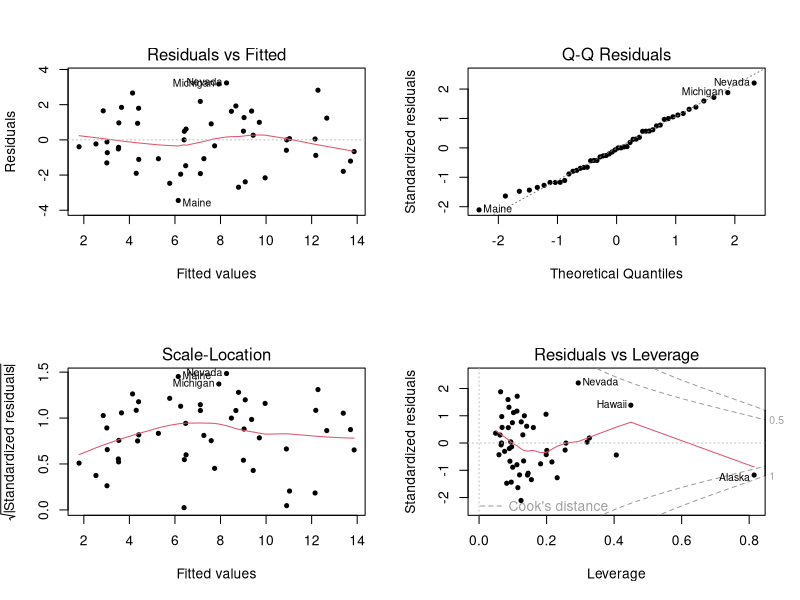
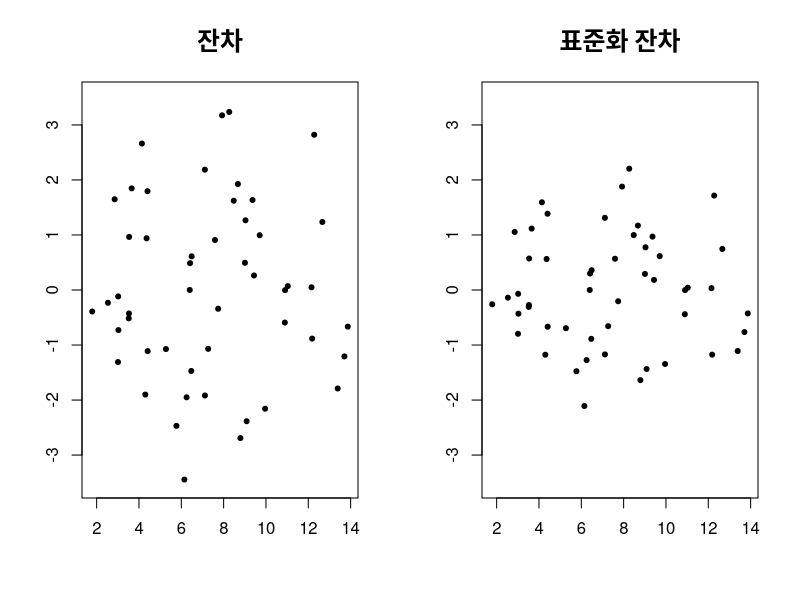
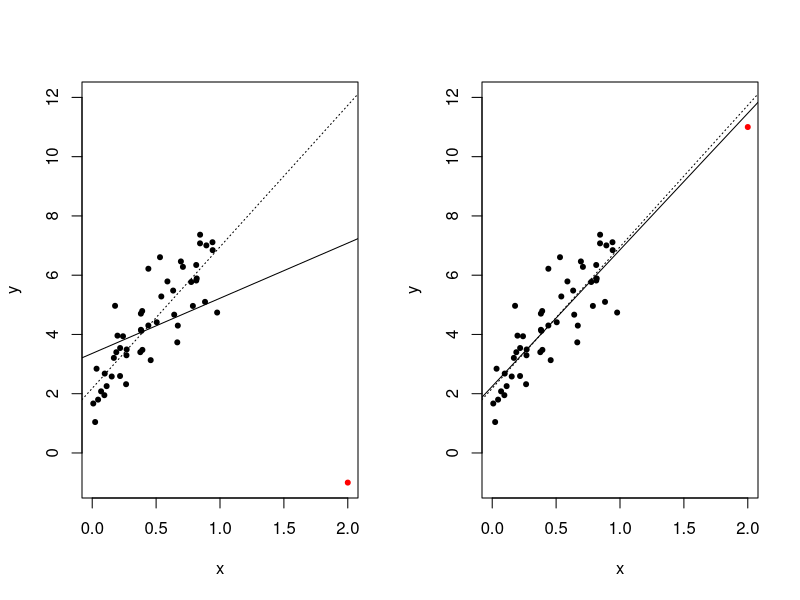
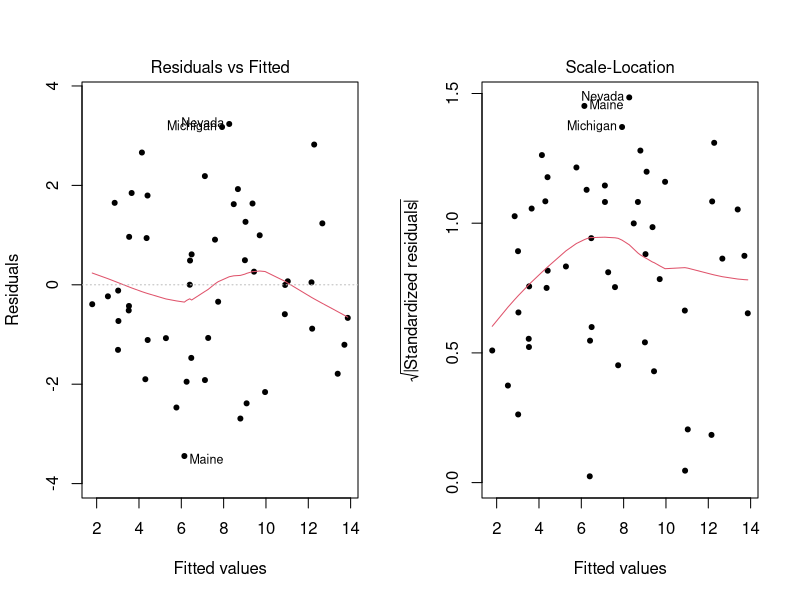
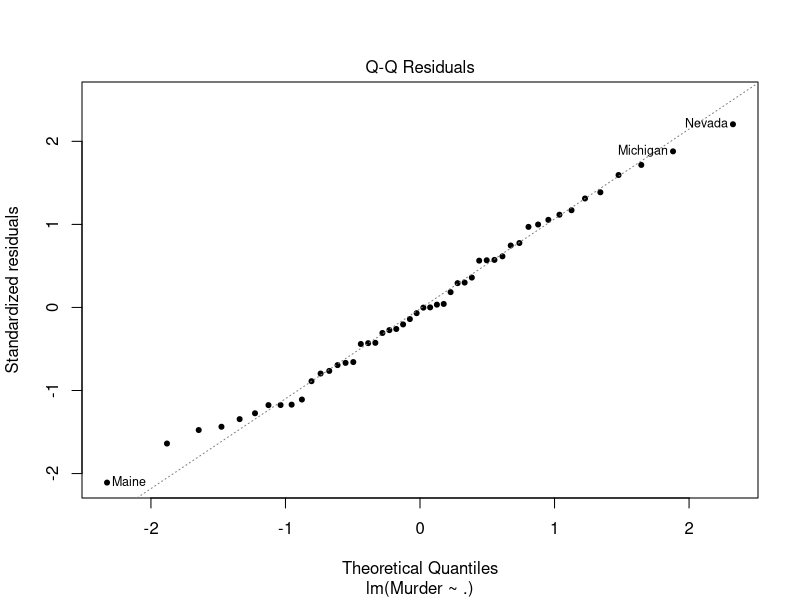
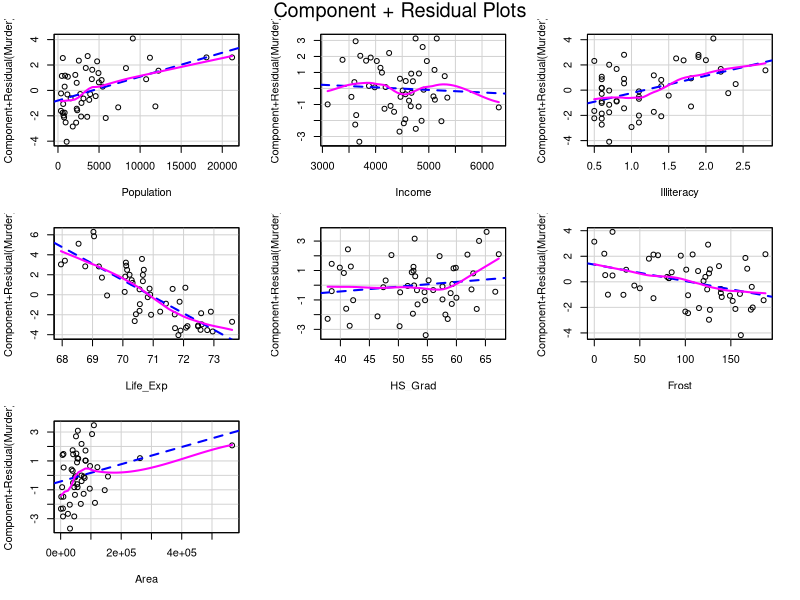
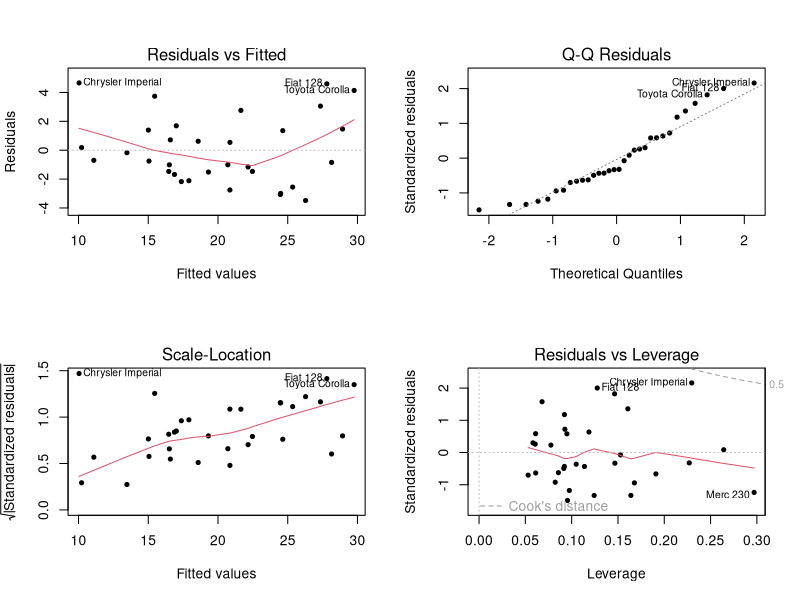
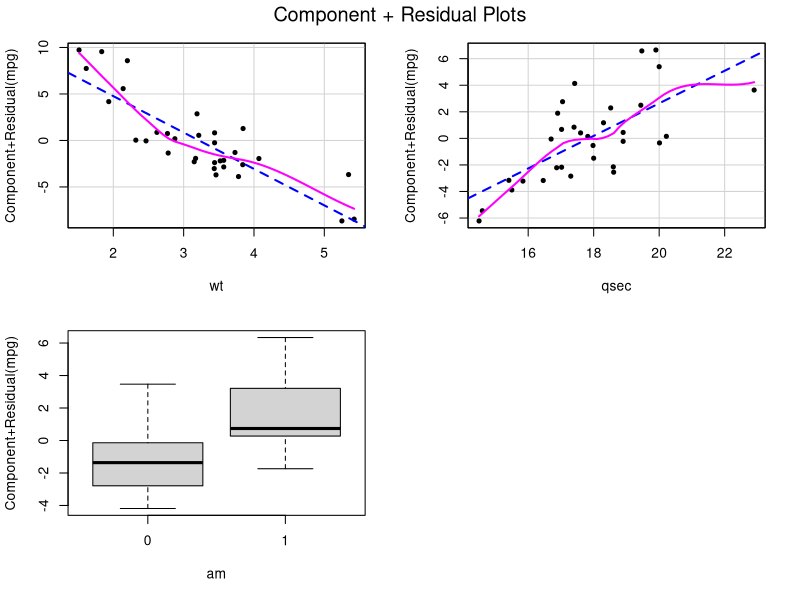

Recreate these plots in R, in order.
## ---- chunk 1
library(tidyverse)
## ---- chunk 2
states <- as.data.frame(state.x77) |>
  rename(Life_Exp = 'Life Exp', HS_Grad = 'HS Grad')
## ---- chunk 3
fit_s <- lm(Murder ~ ., states)
## ---- chunk 4
par(mfrow = c(2, 2))
plot(fit_s, pch = 20)
## ---- chunk 5
par(mfrow = c(1, 2))
plot(fit_s$fitted, residuals(fit_s), pch = 20, 
     ylab ="", xlab = "", ylim = c(-3.5, 3.5))
title(main = list("잔차", cex = 1.5))
plot(fit_s$fitted, rstandard(fit_s), pch = 20, 
     ylab ="", xlab = "", ylim = c(-3.5, 3.5))
title(main = list("표준화 잔차", cex = 1.5))
par(mfrow = c(1, 1))
## ---- chunk 6
par(mfrow = c(1, 2))
set.seed(12)
x <- runif(50)
y <- 2 + 5*x + rnorm(50)
plot(x, y, xlim = c(0, 2), ylim = c(-1, 12), pch = 20)
x[51] = 2; y[51] = -1
points(x[51], y[51], pch = 20, col = "red")
abline(lm(y ~ x))
abline(lm(y[-51] ~ x[-51]), lty = 3)

set.seed(12)
x <- runif(50)
y <- 2 + 5*x + rnorm(50)
plot(x, y, xlim = c(0, 2), ylim = c(-1, 12), pch = 20)
x[51] = 2; y[51] = 11
points(x[51], y[51], pch = 20, col = "red")
abline(lm(y ~ x))
abline(lm(y[-51] ~ x[-51]), lty = 3)
## ---- chunk 7
par(mfrow = c(1, 2))
plot(fit_s, which = 1, pch = 20)
plot(fit_s, which = 3, pch = 20)
## ---- chunk 8
par(mfrow = c(1, 1))
plot(fit_s, which = 2, pch = 20)
## ---- chunk 9
library(car)
## ---- chunk 10
crPlots(fit_s)
## ---- chunk 11
vif(fit_s)
## ---- chunk 12
mtcars_4 <- mtcars |> 
  select(!c(gear, carb)) |> 
  mutate(across(c(cyl, vs, am), as.factor))
## ---- chunk 13
fit_bic <- lm(mpg ~ wt + qsec + am, mtcars_4)
## ---- chunk 14
par(mfrow = c(2, 2))
plot(fit_bic, pch = 20)
## ---- chunk 15
crPlots(fit_bic, pch = 20)
## ---- chunk 16
fit_bic.1 <- update(fit_bic, . ~ . + I(wt^2))
## ---- chunk 17
summary(fit_bic.1)
## ---- chunk 18
fit_bic.2 <- update(fit_bic.1, . ~ . - am)
## ---- chunk 19
summary(fit_bic.2)
## ---- chunk 20
AIC(fit_bic, fit_bic.1, fit_bic.2)
## ---- chunk 21
BIC(fit_bic, fit_bic.1, fit_bic.2)
## ---- chunk 22
summary(fit_bic)$adj.r.squared
summary(fit_bic.1)$adj.r.squared
summary(fit_bic.2)$adj.r.squared
## ---- chunk 23
par(mfrow = c(2, 2))
plot(fit_bic.2, pch = 20)
## ---- chunk 24
crPlots(fit_bic.2, pch = 20)
## ---- chunk 25
vif(fit_bic.2)
## ---- chunk 26
vif(fit_bic)
## ---- chunk 27
library(car)
## ---- chunk 28
influencePlot(fit_s)
## ---- chunk 29
influencePlot(fit_bic.2)
